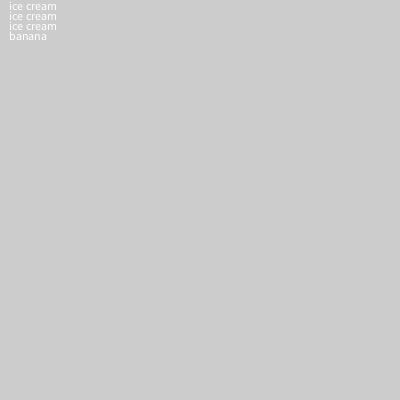
Frame 1 (no input)
Frame 60 (the mouse pressed at the canvas centre just before this capture): identical to frame 1, image omitted
Frame 120 (the mouse held since frame 60 and released just before this capture): identical to frame 1, image omitted

The Processing sketch that drew this single still picture (run headless with seeded random() and noise(); from frame 60 on, the mouse is pressed at the canvas centre):

// Processing sketch: banana_split
// ── banana_split.pde

void setup() {
  size(400, 400);
  //text("ice cream", 9, 100);

  for (int j =1; j<4; j=j+1) {
    System.out.println(j + " ice cream");        
    text ( "ice cream",9, 10*j);
    
  }
text ("banana",9,40);
}
void draw() {
}
